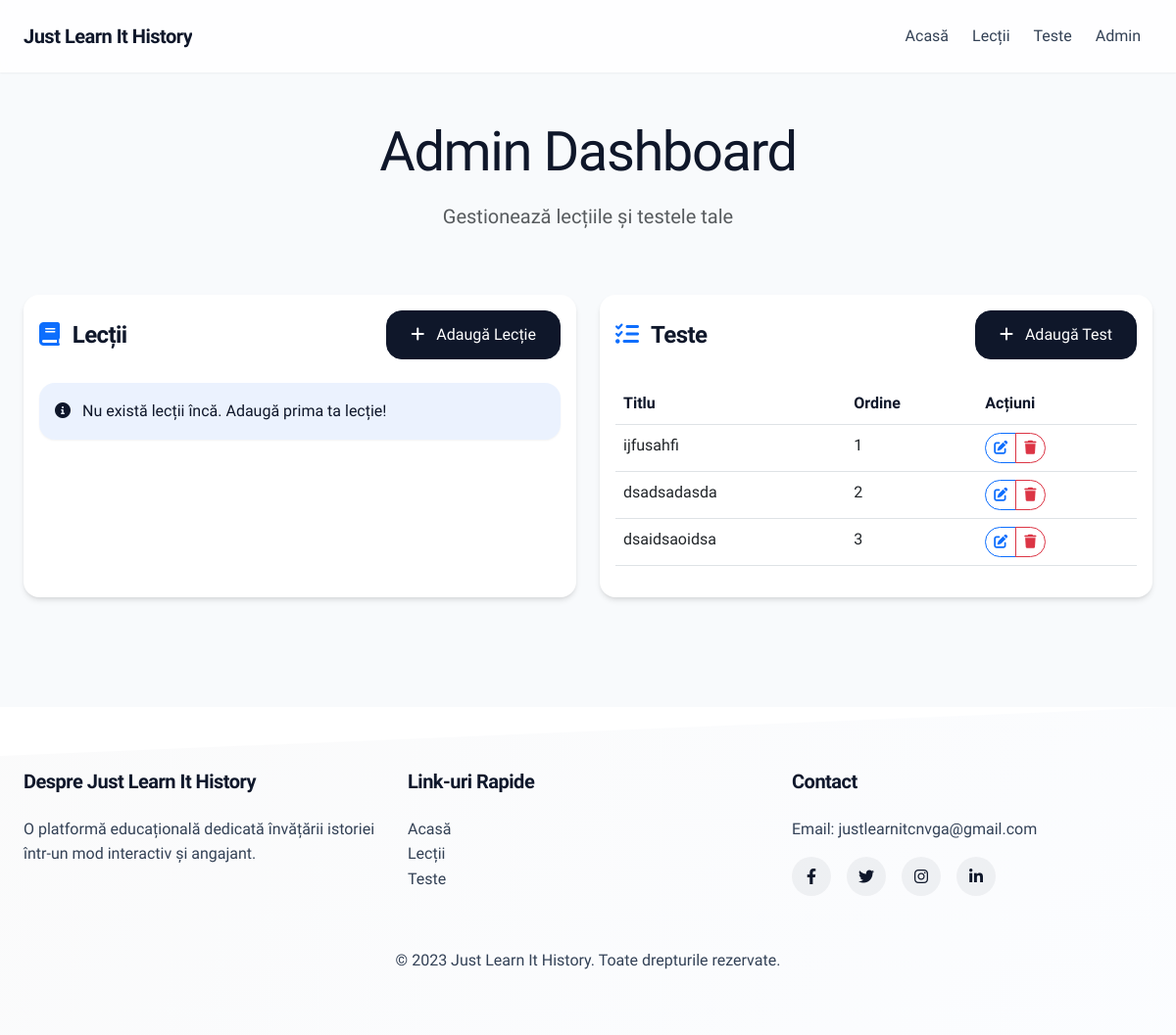
Page /admin (signed in) on the earlier database version.
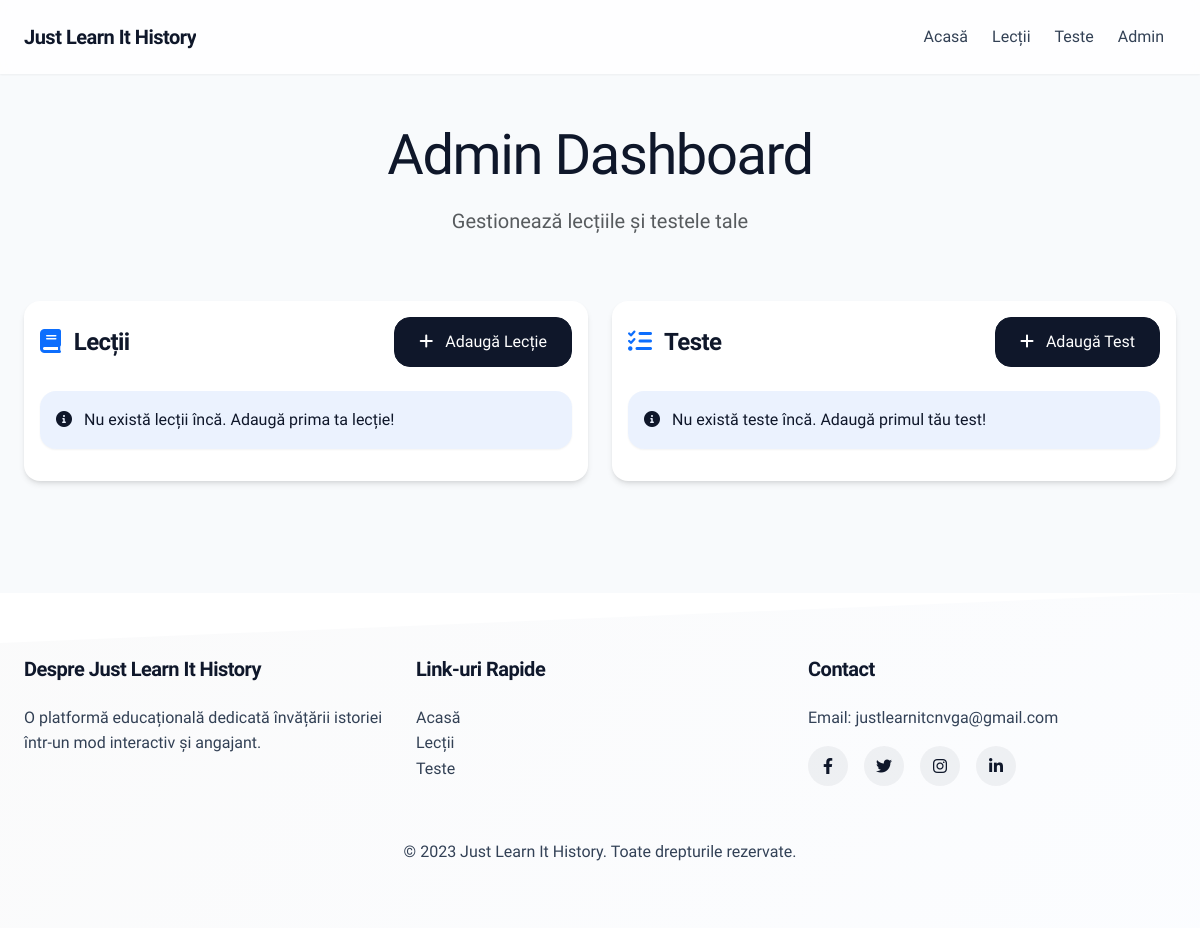
Same page on the later database version.
### app.py (models this page shows, shortened)
class Test(db.Model):
    id = db.Column(db.Integer, primary_key=True)
    title = db.Column(db.String(200), nullable=False)
    order = db.Column(db.Integer, nullable=False)
    questions_json = db.Column(db.Text, nullable=False)

### app.py (the view)
@app.route('/admin')
@login_required
def admin():
    if not current_user.is_admin:
        flash('Access denied. Admin privileges required.')
        return redirect(url_for('index'))
    users = User.query.all()
    lessons = Lesson.query.with_entities(
        Lesson.id,
        Lesson.title,
        Lesson.content,
        Lesson.order
    ).order_by(Lesson.order).all()
    try:
        tests = Test.query.all()
    except Exception as e:
        if 'no such column: test.order' in str(e):
            print("Recreating database with correct schema...")
            db.drop_all()
            db.create_all()
            tests = []
        else:
            raise e
    lesson_form = LessonForm()
    test_form = TestForm()
    return render_template('admin/dashboard.html',
                         users=users,
                         lessons=lessons,
                         tests=tests,
                         lesson_form=lesson_form,
                         test_form=test_form)

### app.py (called while the page is built)
@login_manager.user_loader
def load_user(user_id):
    return User.query.get(int(user_id))

### templates/admin/dashboard.html (shortened to what the changed rows need)
{% extends "base.html" %}
{% block content %}
<div class="container py-5">
    <div class="row mb-5">
        <div class="col-12 text-center">
            <h1 class="display-4 mb-3">Admin Dashboard</h1>
        </div>
    </div>
    <div class="row g-4">
        <div class="col-md-6">
            <div class="card h-100">
                <div class="card-body">
                    <div class="d-flex justify-content-between align-items-center mb-4">
                        <h2 class="card-title h4 mb-0">
                            <i class="fas fa-book me-2 text-primary"></i> Lecții
                        </h2>
                    </div>
                </div>
            </div>
        </div>
        <div class="col-md-6">
            <div class="card h-100">
                <div class="card-body">
                    <div class="d-flex justify-content-between align-items-center mb-4">
                        <h2 class="card-title h4 mb-0">
                            <i class="fas fa-tasks me-2 text-primary"></i> Teste
                        </h2>
                        <a href="{{ url_for('add_test') }}" class="btn btn-primary">
                        </a>
                    </div>
                    {% if tests %}
                        <div class="table-responsive">
                            <table class="table table-hover">
                                <thead>
                                    <tr>
                                        <th>Titlu</th>
                                        <th>Ordine</th>
                                        <th>Acțiuni</th>
                                    </tr>
                                </thead>
                                <tbody>
                                    {% for test in tests %}
                                    <tr>
                                        <td>{{ test.title }}</td>
                                        <td>{{ test.order }}</td>
                                        <td>
                                            <div class="btn-group">
                                                <a href="{{ url_for('edit_test', id=test.id) }}" class="btn btn-sm btn-outline-primary">
                                                    <i class="fas fa-edit"></i>
                                                </a>
                                                <button type="button" class="btn btn-sm btn-outline-danger" data-bs-toggle="modal" data-bs-target="#deleteTestModal{{ test.id }}">
                                                    <i class="fas fa-trash"></i>
                                                </button>
                                            </div>
                                        </td>
                                    </tr>
                                    {% endfor %}
                                </tbody>
                            </table>
                        </div>
                    {% else %}
                        <div class="alert alert-info">
                            <i class="fas fa-info-circle me-2"></i> Nu există teste încă. Adaugă primul tău test!
                        </div>
                    {% endif %}
                </div>
            </div>
        </div>
    </div>
</div>
{% endblock %}

Differences in the rows shown:
removed Test: title "ijfusahfi", order "1"
removed Test: title "dsadsadasda", order "2"
removed Test: title "dsaidsaoidsa", order "3"
Other differences:
text no longer shown: "Titlu Ordine Acțiuni"
text now shown: "Nu există teste încă. Adaugă primul tău test!"
